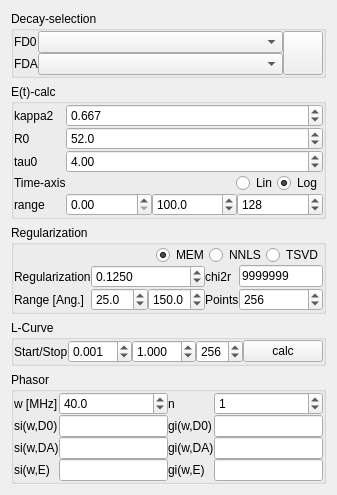
<?xml version="1.0" encoding="UTF-8"?>
<ui version="4.0">
 <class>Form</class>
 <widget class="QWidget" name="Form">
  <property name="geometry">
   <rect>
    <x>0</x>
    <y>0</y>
    <width>311</width>
    <height>455</height>
   </rect>
  </property>
  <property name="windowTitle">
   <string>Form</string>
  </property>
  <layout class="QVBoxLayout" name="verticalLayout">
   <item>
    <widget class="QGroupBox" name="groupBox_3">
     <property name="title">
      <string>Decay-selection</string>
     </property>
     <layout class="QGridLayout" name="gridLayout_2">
      <property name="margin">
       <number>0</number>
      </property>
      <property name="spacing">
       <number>0</number>
      </property>
      <item row="0" column="1" rowspan="2">
       <widget class="QPushButton" name="pushButton">
        <property name="sizePolicy">
         <sizepolicy hsizetype="Minimum" vsizetype="Minimum">
          <horstretch>0</horstretch>
          <verstretch>0</verstretch>
         </sizepolicy>
        </property>
        <property name="toolTip">
         <string>&lt;html&gt;&lt;head/&gt;&lt;body&gt;&lt;p&gt;&lt;span style=&quot; font-weight:600;&quot;&gt;Please click me!!!!!&lt;/span&gt;&lt;/p&gt;&lt;p&gt;&lt;span style=&quot; font-weight:600;&quot;&gt;/(&amp;amp;%$$$!&amp;quot;§$%$§%&amp;amp;$§&lt;/span&gt;&lt;/p&gt;&lt;p&gt;&lt;span style=&quot; font-weight:600;&quot;&gt;)&amp;amp;$§§&amp;quot;&amp;quot;&lt;/span&gt;&lt;/p&gt;&lt;/body&gt;&lt;/html&gt;</string>
        </property>
        <property name="autoFillBackground">
         <bool>false</bool>
        </property>
        <property name="text">
         <string/>
        </property>
        <property name="icon">
         <iconset resource="../../../rescource.qrc">
          <normaloff>:/icons/icons/et.png</normaloff>:/icons/icons/et.png</iconset>
        </property>
        <property name="iconSize">
         <size>
          <width>48</width>
          <height>48</height>
         </size>
        </property>
       </widget>
      </item>
      <item row="0" column="0" rowspan="2">
       <layout class="QGridLayout" name="gridLayout_6">
        <property name="spacing">
         <number>0</number>
        </property>
        <item row="0" column="0">
         <widget class="QLabel" name="label_6">
          <property name="text">
           <string>FD0</string>
          </property>
         </widget>
        </item>
        <item row="0" column="1">
         <widget class="QComboBox" name="comboBox">
          <property name="sizePolicy">
           <sizepolicy hsizetype="Expanding" vsizetype="Fixed">
            <horstretch>0</horstretch>
            <verstretch>0</verstretch>
           </sizepolicy>
          </property>
         </widget>
        </item>
        <item row="1" column="0">
         <widget class="QLabel" name="label_7">
          <property name="text">
           <string>FDA</string>
          </property>
         </widget>
        </item>
        <item row="1" column="1">
         <widget class="QComboBox" name="comboBox_2"/>
        </item>
       </layout>
      </item>
     </layout>
    </widget>
   </item>
   <item>
    <widget class="QGroupBox" name="groupBox">
     <property name="title">
      <string>E(t)-calc</string>
     </property>
     <layout class="QGridLayout" name="gridLayout">
      <property name="margin">
       <number>0</number>
      </property>
      <property name="spacing">
       <number>0</number>
      </property>
      <item row="4" column="1">
       <layout class="QHBoxLayout" name="horizontalLayout_2">
        <property name="spacing">
         <number>0</number>
        </property>
        <item>
         <widget class="QDoubleSpinBox" name="doubleSpinBox_3">
          <property name="maximum">
           <double>999.000000000000000</double>
          </property>
         </widget>
        </item>
        <item>
         <widget class="QDoubleSpinBox" name="doubleSpinBox_4">
          <property name="decimals">
           <number>1</number>
          </property>
          <property name="maximum">
           <double>9999.000000000000000</double>
          </property>
          <property name="value">
           <double>100.000000000000000</double>
          </property>
         </widget>
        </item>
        <item>
         <widget class="QSpinBox" name="spinBox">
          <property name="maximum">
           <number>99999</number>
          </property>
          <property name="value">
           <number>128</number>
          </property>
         </widget>
        </item>
       </layout>
      </item>
      <item row="2" column="0">
       <widget class="QLabel" name="label_9">
        <property name="text">
         <string>tau0</string>
        </property>
       </widget>
      </item>
      <item row="1" column="1">
       <widget class="QDoubleSpinBox" name="doubleSpinBox_7">
        <property name="decimals">
         <number>1</number>
        </property>
        <property name="maximum">
         <double>999.000000000000000</double>
        </property>
        <property name="value">
         <double>52.000000000000000</double>
        </property>
       </widget>
      </item>
      <item row="3" column="1">
       <layout class="QHBoxLayout" name="horizontalLayout_4">
        <property name="spacing">
         <number>0</number>
        </property>
        <item>
         <spacer name="horizontalSpacer">
          <property name="orientation">
           <enum>Qt::Horizontal</enum>
          </property>
          <property name="sizeHint" stdset="0">
           <size>
            <width>73</width>
            <height>17</height>
           </size>
          </property>
         </spacer>
        </item>
        <item>
         <widget class="QRadioButton" name="radioButton_3">
          <property name="text">
           <string>Lin</string>
          </property>
         </widget>
        </item>
        <item>
         <widget class="QRadioButton" name="radioButton_5">
          <property name="text">
           <string>Log</string>
          </property>
          <property name="checked">
           <bool>true</bool>
          </property>
         </widget>
        </item>
       </layout>
      </item>
      <item row="3" column="0">
       <widget class="QLabel" name="label">
        <property name="text">
         <string>Time-axis</string>
        </property>
       </widget>
      </item>
      <item row="0" column="1">
       <widget class="QDoubleSpinBox" name="doubleSpinBox_6">
        <property name="decimals">
         <number>3</number>
        </property>
        <property name="value">
         <double>0.667000000000000</double>
        </property>
       </widget>
      </item>
      <item row="2" column="1">
       <widget class="QDoubleSpinBox" name="doubleSpinBox_8">
        <property name="value">
         <double>4.000000000000000</double>
        </property>
       </widget>
      </item>
      <item row="0" column="0">
       <widget class="QLabel" name="label_4">
        <property name="text">
         <string>kappa2</string>
        </property>
       </widget>
      </item>
      <item row="4" column="0">
       <widget class="QLabel" name="label_5">
        <property name="text">
         <string>range</string>
        </property>
       </widget>
      </item>
      <item row="1" column="0">
       <widget class="QLabel" name="label_8">
        <property name="text">
         <string>R0</string>
        </property>
       </widget>
      </item>
     </layout>
     <zorder>label_8</zorder>
     <zorder>doubleSpinBox_7</zorder>
     <zorder>doubleSpinBox_8</zorder>
     <zorder>label_4</zorder>
     <zorder>label_5</zorder>
     <zorder>label</zorder>
     <zorder>label_9</zorder>
     <zorder>doubleSpinBox_6</zorder>
     <zorder></zorder>
    </widget>
   </item>
   <item>
    <widget class="QGroupBox" name="groupBox_2">
     <property name="title">
      <string>Regularization</string>
     </property>
     <layout class="QGridLayout" name="gridLayout_3">
      <property name="margin">
       <number>0</number>
      </property>
      <property name="spacing">
       <number>0</number>
      </property>
      <item row="3" column="0">
       <widget class="QLabel" name="label_3">
        <property name="text">
         <string>Regularization</string>
        </property>
       </widget>
      </item>
      <item row="3" column="7">
       <widget class="QLabel" name="label_10">
        <property name="text">
         <string>chi2r</string>
        </property>
       </widget>
      </item>
      <item row="3" column="5">
       <widget class="QDoubleSpinBox" name="doubleSpinBox_10">
        <property name="sizePolicy">
         <sizepolicy hsizetype="MinimumExpanding" vsizetype="Fixed">
          <horstretch>0</horstretch>
          <verstretch>0</verstretch>
         </sizepolicy>
        </property>
        <property name="decimals">
         <number>4</number>
        </property>
        <property name="maximum">
         <double>999.000000000000000</double>
        </property>
        <property name="singleStep">
         <double>0.010000000000000</double>
        </property>
        <property name="value">
         <double>0.125000000000000</double>
        </property>
       </widget>
      </item>
      <item row="1" column="1" colspan="8">
       <layout class="QHBoxLayout" name="horizontalLayout_3">
        <property name="spacing">
         <number>0</number>
        </property>
        <item>
         <spacer name="horizontalSpacer_2">
          <property name="orientation">
           <enum>Qt::Horizontal</enum>
          </property>
          <property name="sizeHint" stdset="0">
           <size>
            <width>40</width>
            <height>20</height>
           </size>
          </property>
         </spacer>
        </item>
        <item>
         <widget class="QRadioButton" name="radioButton_4">
          <property name="text">
           <string>MEM</string>
          </property>
          <property name="checked">
           <bool>true</bool>
          </property>
         </widget>
        </item>
        <item>
         <widget class="QRadioButton" name="radioButton_2">
          <property name="text">
           <string>NNLS</string>
          </property>
          <property name="checked">
           <bool>false</bool>
          </property>
         </widget>
        </item>
        <item>
         <widget class="QRadioButton" name="radioButton">
          <property name="text">
           <string>TSVD</string>
          </property>
          <property name="checked">
           <bool>false</bool>
          </property>
         </widget>
        </item>
       </layout>
      </item>
      <item row="6" column="0">
       <widget class="QLabel" name="label_2">
        <property name="text">
         <string>Range [Ang.]</string>
        </property>
       </widget>
      </item>
      <item row="6" column="8">
       <widget class="QSpinBox" name="spinBox_2">
        <property name="maximum">
         <number>999999</number>
        </property>
        <property name="value">
         <number>256</number>
        </property>
       </widget>
      </item>
      <item row="6" column="5">
       <layout class="QHBoxLayout" name="horizontalLayout">
        <item>
         <widget class="QDoubleSpinBox" name="doubleSpinBox">
          <property name="decimals">
           <number>1</number>
          </property>
          <property name="minimum">
           <double>1.000000000000000</double>
          </property>
          <property name="maximum">
           <double>999.000000000000000</double>
          </property>
          <property name="singleStep">
           <double>0.500000000000000</double>
          </property>
          <property name="value">
           <double>25.000000000000000</double>
          </property>
         </widget>
        </item>
        <item>
         <widget class="QDoubleSpinBox" name="doubleSpinBox_2">
          <property name="decimals">
           <number>1</number>
          </property>
          <property name="minimum">
           <double>1.000000000000000</double>
          </property>
          <property name="maximum">
           <double>999.000000000000000</double>
          </property>
          <property name="singleStep">
           <double>0.500000000000000</double>
          </property>
          <property name="value">
           <double>150.000000000000000</double>
          </property>
         </widget>
        </item>
       </layout>
      </item>
      <item row="6" column="7">
       <widget class="QLabel" name="label_13">
        <property name="text">
         <string>Points</string>
        </property>
       </widget>
      </item>
      <item row="3" column="8">
       <widget class="QLineEdit" name="lineEdit_2">
        <property name="text">
         <string>9999999</string>
        </property>
        <property name="readOnly">
         <bool>true</bool>
        </property>
       </widget>
      </item>
     </layout>
    </widget>
   </item>
   <item>
    <widget class="QGroupBox" name="groupBox_4">
     <property name="title">
      <string>L-Curve</string>
     </property>
     <layout class="QGridLayout" name="gridLayout_4">
      <property name="horizontalSpacing">
       <number>0</number>
      </property>
      <property name="margin">
       <number>0</number>
      </property>
      <item row="0" column="1">
       <widget class="QDoubleSpinBox" name="doubleSpinBox_5">
        <property name="decimals">
         <number>3</number>
        </property>
        <property name="minimum">
         <double>0.000000000000000</double>
        </property>
        <property name="value">
         <double>0.001000000000000</double>
        </property>
       </widget>
      </item>
      <item row="0" column="3">
       <widget class="QSpinBox" name="spinBox_6">
        <property name="maximum">
         <number>999</number>
        </property>
        <property name="value">
         <number>256</number>
        </property>
       </widget>
      </item>
      <item row="0" column="0">
       <widget class="QLabel" name="label_11">
        <property name="text">
         <string>Start/Stop</string>
        </property>
       </widget>
      </item>
      <item row="0" column="2">
       <widget class="QDoubleSpinBox" name="doubleSpinBox_9">
        <property name="decimals">
         <number>3</number>
        </property>
        <property name="value">
         <double>1.000000000000000</double>
        </property>
       </widget>
      </item>
      <item row="0" column="4">
       <widget class="QPushButton" name="pushButton_3">
        <property name="sizePolicy">
         <sizepolicy hsizetype="Fixed" vsizetype="Fixed">
          <horstretch>0</horstretch>
          <verstretch>0</verstretch>
         </sizepolicy>
        </property>
        <property name="text">
         <string>calc</string>
        </property>
       </widget>
      </item>
     </layout>
    </widget>
   </item>
   <item>
    <layout class="QVBoxLayout" name="verticalLayout_2"/>
   </item>
   <item>
    <widget class="QGroupBox" name="groupBox_5">
     <property name="title">
      <string>Phasor</string>
     </property>
     <layout class="QGridLayout" name="gridLayout_5">
      <property name="margin">
       <number>0</number>
      </property>
      <property name="spacing">
       <number>0</number>
      </property>
      <item row="0" column="0">
       <widget class="QLabel" name="label_16">
        <property name="sizePolicy">
         <sizepolicy hsizetype="Fixed" vsizetype="Preferred">
          <horstretch>0</horstretch>
          <verstretch>0</verstretch>
         </sizepolicy>
        </property>
        <property name="text">
         <string>w [MHz]</string>
        </property>
       </widget>
      </item>
      <item row="1" column="0">
       <widget class="QLabel" name="label_17">
        <property name="text">
         <string>si(w,D0)</string>
        </property>
       </widget>
      </item>
      <item row="0" column="5">
       <widget class="QSpinBox" name="spinBox_5">
        <property name="minimum">
         <number>0</number>
        </property>
        <property name="maximum">
         <number>999</number>
        </property>
        <property name="value">
         <number>1</number>
        </property>
       </widget>
      </item>
      <item row="0" column="3" colspan="2">
       <widget class="QLabel" name="label_18">
        <property name="sizePolicy">
         <sizepolicy hsizetype="Fixed" vsizetype="Preferred">
          <horstretch>0</horstretch>
          <verstretch>0</verstretch>
         </sizepolicy>
        </property>
        <property name="text">
         <string>n</string>
        </property>
       </widget>
      </item>
      <item row="1" column="3" colspan="2">
       <widget class="QLabel" name="label_19">
        <property name="text">
         <string>gi(w,D0)</string>
        </property>
       </widget>
      </item>
      <item row="1" column="5" colspan="2">
       <widget class="QLineEdit" name="lineEdit_3">
        <property name="readOnly">
         <bool>true</bool>
        </property>
       </widget>
      </item>
      <item row="0" column="1" colspan="2">
       <widget class="QDoubleSpinBox" name="doubleSpinBox_12">
        <property name="decimals">
         <number>1</number>
        </property>
        <property name="maximum">
         <double>500.000000000000000</double>
        </property>
        <property name="singleStep">
         <double>5.000000000000000</double>
        </property>
        <property name="value">
         <double>40.000000000000000</double>
        </property>
       </widget>
      </item>
      <item row="1" column="1" colspan="2">
       <widget class="QLineEdit" name="lineEdit">
        <property name="readOnly">
         <bool>true</bool>
        </property>
       </widget>
      </item>
      <item row="2" column="1">
       <widget class="QLineEdit" name="lineEdit_4">
        <property name="readOnly">
         <bool>true</bool>
        </property>
       </widget>
      </item>
      <item row="2" column="0">
       <widget class="QLabel" name="label_20">
        <property name="text">
         <string>si(w,DA)</string>
        </property>
       </widget>
      </item>
      <item row="2" column="5">
       <widget class="QLineEdit" name="lineEdit_5">
        <property name="readOnly">
         <bool>true</bool>
        </property>
       </widget>
      </item>
      <item row="2" column="3">
       <widget class="QLabel" name="label_21">
        <property name="text">
         <string>gi(w,DA)</string>
        </property>
       </widget>
      </item>
      <item row="4" column="3">
       <widget class="QLabel" name="label_22">
        <property name="text">
         <string>gi(w,E)</string>
        </property>
       </widget>
      </item>
      <item row="4" column="0">
       <widget class="QLabel" name="label_23">
        <property name="text">
         <string>si(w,E)</string>
        </property>
       </widget>
      </item>
      <item row="4" column="1">
       <widget class="QLineEdit" name="lineEdit_6">
        <property name="readOnly">
         <bool>true</bool>
        </property>
       </widget>
      </item>
      <item row="4" column="5">
       <widget class="QLineEdit" name="lineEdit_7">
        <property name="readOnly">
         <bool>true</bool>
        </property>
       </widget>
      </item>
     </layout>
    </widget>
   </item>
  </layout>
  <action name="actionUpdate_decay_list">
   <property name="text">
    <string>update decay list</string>
   </property>
  </action>
  <action name="actionUpdate_plots">
   <property name="text">
    <string>update plots</string>
   </property>
  </action>
  <action name="actionUpdate_regularization">
   <property name="text">
    <string>update regularization</string>
   </property>
  </action>
  <action name="actionOptimize">
   <property name="text">
    <string>Optimize</string>
   </property>
  </action>
  <action name="actionUpdate_phasor">
   <property name="text">
    <string>Update phasor</string>
   </property>
  </action>
  <action name="actionUpdate_L_Curve">
   <property name="text">
    <string>Update L-Curve</string>
   </property>
  </action>
 </widget>
 <resources>
  <include location="../../../rescource.qrc"/>
 </resources>
 <connections>
  <connection>
   <sender>pushButton</sender>
   <signal>clicked()</signal>
   <receiver>actionUpdate_decay_list</receiver>
   <slot>trigger()</slot>
   <hints>
    <hint type="sourcelabel">
     <x>279</x>
     <y>33</y>
    </hint>
    <hint type="destinationlabel">
     <x>-1</x>
     <y>-1</y>
    </hint>
   </hints>
  </connection>
  <connection>
   <sender>comboBox</sender>
   <signal>currentIndexChanged(int)</signal>
   <receiver>actionUpdate_plots</receiver>
   <slot>trigger()</slot>
   <hints>
    <hint type="sourcelabel">
     <x>119</x>
     <y>23</y>
    </hint>
    <hint type="destinationlabel">
     <x>-1</x>
     <y>-1</y>
    </hint>
   </hints>
  </connection>
  <connection>
   <sender>comboBox_2</sender>
   <signal>currentIndexChanged(int)</signal>
   <receiver>actionUpdate_plots</receiver>
   <slot>trigger()</slot>
   <hints>
    <hint type="sourcelabel">
     <x>119</x>
     <y>43</y>
    </hint>
    <hint type="destinationlabel">
     <x>-1</x>
     <y>-1</y>
    </hint>
   </hints>
  </connection>
  <connection>
   <sender>doubleSpinBox_6</sender>
   <signal>valueChanged(double)</signal>
   <receiver>actionUpdate_regularization</receiver>
   <slot>trigger()</slot>
   <hints>
    <hint type="sourcelabel">
     <x>169</x>
     <y>84</y>
    </hint>
    <hint type="destinationlabel">
     <x>-1</x>
     <y>-1</y>
    </hint>
   </hints>
  </connection>
  <connection>
   <sender>doubleSpinBox_7</sender>
   <signal>valueChanged(double)</signal>
   <receiver>actionUpdate_regularization</receiver>
   <slot>trigger()</slot>
   <hints>
    <hint type="sourcelabel">
     <x>169</x>
     <y>104</y>
    </hint>
    <hint type="destinationlabel">
     <x>-1</x>
     <y>-1</y>
    </hint>
   </hints>
  </connection>
  <connection>
   <sender>doubleSpinBox_8</sender>
   <signal>valueChanged(double)</signal>
   <receiver>actionUpdate_regularization</receiver>
   <slot>trigger()</slot>
   <hints>
    <hint type="sourcelabel">
     <x>169</x>
     <y>124</y>
    </hint>
    <hint type="destinationlabel">
     <x>-1</x>
     <y>-1</y>
    </hint>
   </hints>
  </connection>
  <connection>
   <sender>doubleSpinBox</sender>
   <signal>valueChanged(QString)</signal>
   <receiver>actionUpdate_regularization</receiver>
   <slot>trigger()</slot>
   <hints>
    <hint type="sourcelabel">
     <x>107</x>
     <y>260</y>
    </hint>
    <hint type="destinationlabel">
     <x>-1</x>
     <y>-1</y>
    </hint>
   </hints>
  </connection>
  <connection>
   <sender>doubleSpinBox_2</sender>
   <signal>valueChanged(double)</signal>
   <receiver>actionUpdate_regularization</receiver>
   <slot>trigger()</slot>
   <hints>
    <hint type="sourcelabel">
     <x>181</x>
     <y>260</y>
    </hint>
    <hint type="destinationlabel">
     <x>-1</x>
     <y>-1</y>
    </hint>
   </hints>
  </connection>
  <connection>
   <sender>spinBox_2</sender>
   <signal>valueChanged(int)</signal>
   <receiver>actionUpdate_regularization</receiver>
   <slot>trigger()</slot>
   <hints>
    <hint type="sourcelabel">
     <x>255</x>
     <y>260</y>
    </hint>
    <hint type="destinationlabel">
     <x>-1</x>
     <y>-1</y>
    </hint>
   </hints>
  </connection>
  <connection>
   <sender>radioButton</sender>
   <signal>toggled(bool)</signal>
   <receiver>actionUpdate_regularization</receiver>
   <slot>trigger()</slot>
   <hints>
    <hint type="sourcelabel">
     <x>268</x>
     <y>216</y>
    </hint>
    <hint type="destinationlabel">
     <x>-1</x>
     <y>-1</y>
    </hint>
   </hints>
  </connection>
  <connection>
   <sender>doubleSpinBox_10</sender>
   <signal>valueChanged(double)</signal>
   <receiver>actionUpdate_regularization</receiver>
   <slot>trigger()</slot>
   <hints>
    <hint type="sourcelabel">
     <x>135</x>
     <y>225</y>
    </hint>
    <hint type="destinationlabel">
     <x>-1</x>
     <y>-1</y>
    </hint>
   </hints>
  </connection>
  <connection>
   <sender>pushButton_3</sender>
   <signal>clicked()</signal>
   <receiver>actionUpdate_L_Curve</receiver>
   <slot>trigger()</slot>
   <hints>
    <hint type="sourcelabel">
     <x>261</x>
     <y>389</y>
    </hint>
    <hint type="destinationlabel">
     <x>-1</x>
     <y>-1</y>
    </hint>
   </hints>
  </connection>
  <connection>
   <sender>radioButton_2</sender>
   <signal>toggled(bool)</signal>
   <receiver>actionUpdate_regularization</receiver>
   <slot>trigger()</slot>
   <hints>
    <hint type="sourcelabel">
     <x>226</x>
     <y>240</y>
    </hint>
    <hint type="destinationlabel">
     <x>-1</x>
     <y>-1</y>
    </hint>
   </hints>
  </connection>
  <connection>
   <sender>radioButton_4</sender>
   <signal>toggled(bool)</signal>
   <receiver>actionUpdate_regularization</receiver>
   <slot>trigger()</slot>
   <hints>
    <hint type="sourcelabel">
     <x>180</x>
     <y>240</y>
    </hint>
    <hint type="destinationlabel">
     <x>-1</x>
     <y>-1</y>
    </hint>
   </hints>
  </connection>
  <connection>
   <sender>radioButton_3</sender>
   <signal>toggled(bool)</signal>
   <receiver>actionUpdate_regularization</receiver>
   <slot>trigger()</slot>
   <hints>
    <hint type="sourcelabel">
     <x>240</x>
     <y>174</y>
    </hint>
    <hint type="destinationlabel">
     <x>-1</x>
     <y>-1</y>
    </hint>
   </hints>
  </connection>
  <connection>
   <sender>radioButton_5</sender>
   <signal>toggled(bool)</signal>
   <receiver>actionUpdate_regularization</receiver>
   <slot>trigger()</slot>
   <hints>
    <hint type="sourcelabel">
     <x>278</x>
     <y>174</y>
    </hint>
    <hint type="destinationlabel">
     <x>-1</x>
     <y>-1</y>
    </hint>
   </hints>
  </connection>
  <connection>
   <sender>doubleSpinBox_12</sender>
   <signal>valueChanged(double)</signal>
   <receiver>actionUpdate_phasor</receiver>
   <slot>trigger()</slot>
   <hints>
    <hint type="sourcelabel">
     <x>102</x>
     <y>406</y>
    </hint>
    <hint type="destinationlabel">
     <x>-1</x>
     <y>-1</y>
    </hint>
   </hints>
  </connection>
  <connection>
   <sender>spinBox_5</sender>
   <signal>valueChanged(int)</signal>
   <receiver>actionUpdate_phasor</receiver>
   <slot>trigger()</slot>
   <hints>
    <hint type="sourcelabel">
     <x>247</x>
     <y>406</y>
    </hint>
    <hint type="destinationlabel">
     <x>-1</x>
     <y>-1</y>
    </hint>
   </hints>
  </connection>
 </connections>
</ui>
